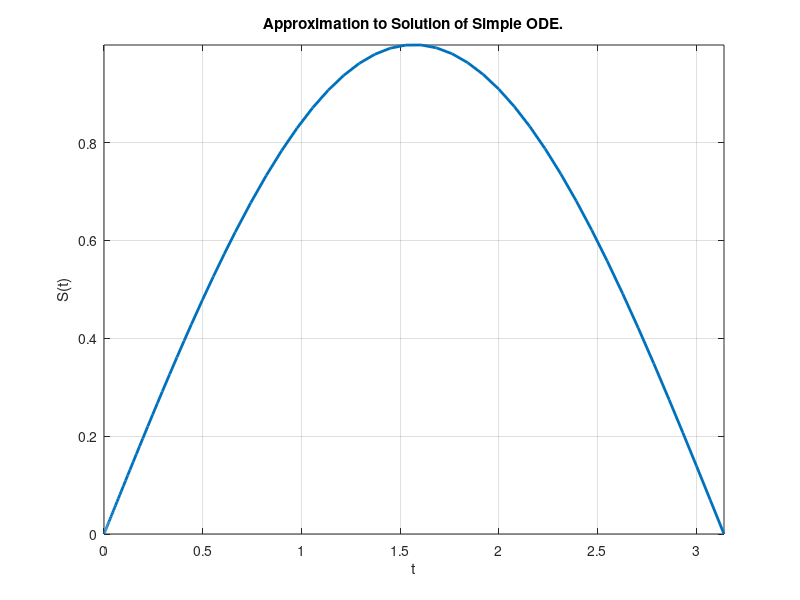
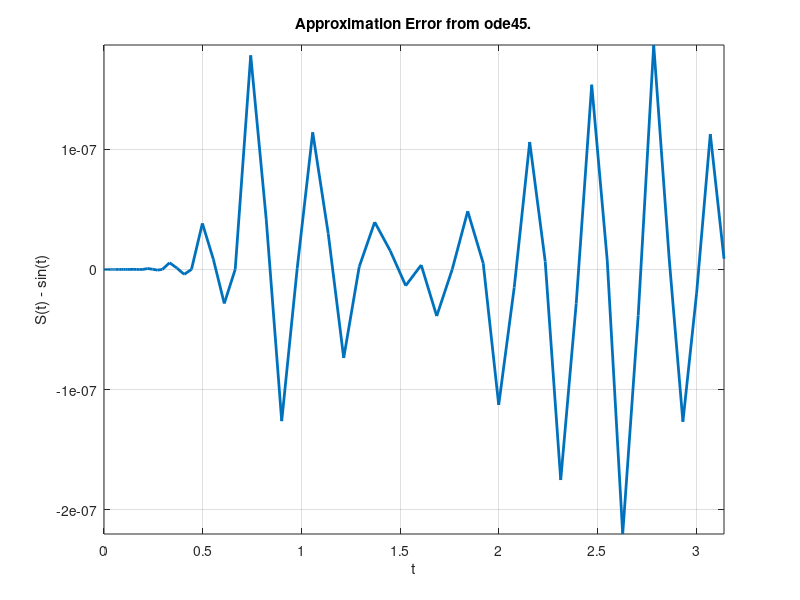

The MATLAB script that drew these images, in order:
% Script demonstrating built-in ODE solvers and their approximation error.
% Author: Chris B. Kirov
% Date: 25.10.2017
clc; clear; close all;

F = @(t, S) cos(t);                                               % Integrand: cos(t)
[T, S] = ode45(F, [0, pi], 0);                               % Interval of integration: [0, pi]; Initial condition: t = 0.
plot(T, S, 'LineWidth', 2);
grid on 
axis tight
xlabel('t')
ylabel('S(t)')
title('Approximation to Solution of Simple ODE.')
figure

exact_solution = sin(T);                                      % \int_0^pi{cos(t)} dt = sin(pi) - sin(0).
approx_error = S - exact_solution;                    % Approximation Error at every point of integration.
plot(T, approx_error, 'LineWidth', 2)
grid on 
axis tight
xlabel('t')
ylabel('S(t) - sin(t)')
title('Approximation Error from ode45.')
 
